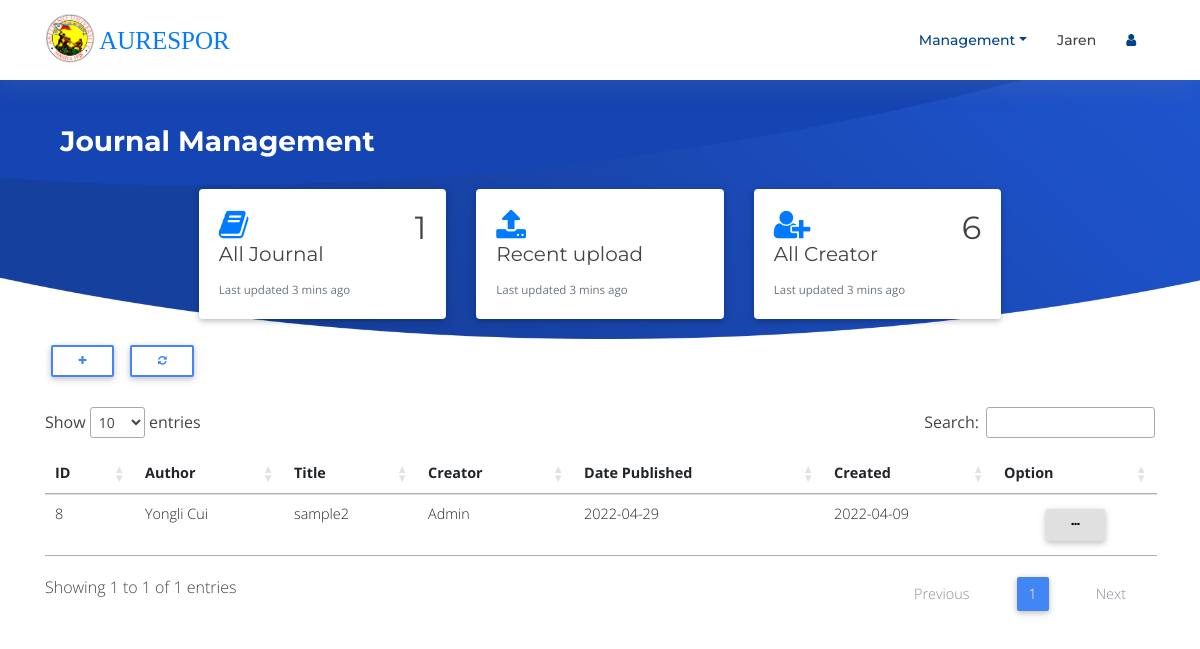
The app's page /admin/journal/journal.php (signed in) with its own data.
### tables this page shows
CREATE TABLE `tbljournal` (
  `id` int(100) NOT NULL,
  `title` varchar(500) NOT NULL,
  `description` longtext NOT NULL,
  `author` varchar(100) NOT NULL,
  `datepub` varchar(50) NOT NULL,
  `creator` varchar(100) NOT NULL,
  `created` varchar(100) NOT NULL,
  `status` varchar(10) NOT NULL,
  `pdf_file` varchar(100) NOT NULL,
  `tagging` varchar(100) NOT NULL,
  `fstudy` varchar(20) NOT NULL,
  `cites` varchar(20) NOT NULL,
  `views` varchar(20) NOT NULL
);

CREATE TABLE `tblaccount` (
  `id` int(100) NOT NULL,
  `name` varchar(200) NOT NULL,
  `email` varchar(200) NOT NULL,
  `pass` varchar(200) NOT NULL,
  `status` varchar(20) NOT NULL,
  `ucategory` varchar(20) NOT NULL,
  `au_member` varchar(20) NOT NULL,
  `subcribe` varchar(20) NOT NULL,
  `datesub_start` varchar(20) NOT NULL,
  `datesub_end` varchar(20) NOT NULL
);

### admin/journal/functions/DB.func.php (called while the page is built, shortened)
<?php
function get_users($connect){
	$sql = "SELECT * FROM tblaccount ORDER BY id ASC";
	$result = $connect->query($sql);
	if ($result->num_rows > 0) {
		return $result;
	}
}
function get_user_data($connect,$id){
	$sql = "SELECT * FROM tblaccount WHERE id=$id";
	$result = $connect->query($sql);
	if ($result->num_rows > 0) {
		return $result->fetch_assoc();
	}
}
function get_journal($connect){
	$sql = "SELECT * FROM tbljournal";
	$result = $connect->query($sql);
		return $result;
}

### admin/journal/journal.php (the view, shortened to what this page needs)
<?php
include ("/xampp/htdocs/CustomLandingPage/admin/journal/inc/header.php");
?>
<section id="intro" class="clearfix">
  <div class="container">
  <h3 style="color:#fff;">&nbsp;<b> Journal Management </b></h3>
    <div class="card-group">
          <div class="col-md-3 col-sm-5">
            <div class="card">
              <div class="card-body">
                <i class="fa fa-book fa-2x " style="color:#007bff"></i><h2 class="float-right"><?php echo get_journal($connect)->num_rows;?></h2>
                 <h5 class="card-title">All Journal</h5>
                <p class="card-text"><small class="text-muted">Last updated 3 mins ago</small></p>
              </div>
            </div>
          </div>
          <div class="col-md-3 col-sm-5">
            <div class="card">
              <div class="card-body">
               <i class="fa fa-upload fa-2x" style="color:#007bff"></i>
                <h5 class="card-title">Recent upload</h5>
                <p class="card-text"><small class="text-muted">Last updated 3 mins ago</small></p>
              </div>
            </div>
          </div>
          <div class="col-md-3 col-sm-5">
            <div class="card">
              <div class="card-body">
               <i class="fa fa-user-plus fa-2x" style="color:#007bff"></i><h2 class="float-right"><?php echo get_users($connect)->num_rows;?></h2>
                <h5 class="card-title">All Creator</h5>
                <p class="card-text"><small class="text-muted">Last updated 3 mins ago</small></p>
              </div>
            </div>
          </div>
      </div>
    </div>
</section>
<div class="container">
  <button type="button" class="btn btn-outline-primary btn-sm" data-toggle="modal" data-target="#create-project">
  <i  class="fa fa-plus"></i>
  </button>
  <a href="journal.php"><button type="button" class="btn btn-outline-primary btn-sm">
  <i class="fa fa-refresh" aria-hidden="true"></i>
  </button>
  </a>
  <br/>
  <br/>
<div class="table-responsive-lg">
 <table id="journal" class="table table-hover">
   <thead>
     <tr>
       <th scope="col">ID</th>
       <th scope="col">Author</th>
       <th scope="col">Title</th>
       <th scope="col">Creator</th>
       <th scope="col">Date Published</th>
       <th scope="col">Created</th>
       <th scope="col" align="center">Option</th>
     </tr>
   </thead>
   <tbody>
     <?php
     $result = get_journal($connect);
     if ($result->num_rows>0) {
     while ($data = mysqli_fetch_array($result)) {
       ?>
       <tr>
         <td><?php echo $data['id']?></td>
         <td><a href="./api/action.php?id=<?php echo $data['id']?>"><?php echo $data['author']?></a></td>
         <td><?php echo $data['title']?></a></td>
         <td><?php
         $user = get_user_data($connect,$data['creator']);
         echo $user['name'];
         ?>
       </td>
       <td><?php echo date("Y-m-d",strtotime($data['datepub']));?></td>
       <td><?php echo date("Y-m-d",strtotime($data['created']));?></td>
       <td align="center"><div class="dropdown">
         <button class="btn btn-light btn-sm" type="button" id="option" data-toggle="dropdown" aria-haspopup="true" aria-expanded="false">
           <i class="fa fa-ellipsis-h"></i>
         </button>
       </div>
     </td>
   </tr>
   <?php
 }
}
 ?>
</tbody>
</table>
</div>
</div>
<link href="//cdnjs.cloudflare.com/ajax/libs/select2/4.0.0/css/select2.min.css" rel="stylesheet" />

### resource/css/style_management.css (style rules this page uses)
body { background: #fff; color: #444; font-family: "Open Sans", sans-serif; }
a { color: #007bff; transition: 0.5s; }
p { padding: 0; margin: 0 0 30px 0; }
h1, h2, h3, h4, h5, h6 { font-family: "Montserrat", sans-serif; font-weight: 400; margin: 0 0 20px 0; padding: 0; }
#intro { width: 100%; position: relative; background: url("../img/intro-bg.png") center bottom no-repeat; background-size: cover; padding: 125px 0 20px 0; }
.card-group { display: flex; justify-content: center; padding-top: 10px; }

### records on screen
tbljournal: id "8", author "Yongli Cui", title "sample2", tblaccount.name "Admin", datepub "2022-04-29", created "2022-04-09"

### other values on screen
$_SESSION['name'] "Jaren"
get_journal($connect)->num_rows "1"
get_users($connect)->num_rows "6"
